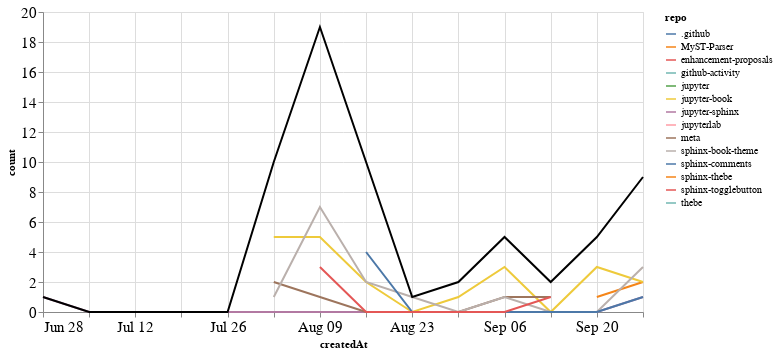

Write notebook code for a chart like this one.
### Markdown cell above
## PRs

### Code cell
prs_time = prs.groupby('repo').resample('W', on='createdAt').count()['author'].reset_index()
prs_time = prs_time.rename(columns={'author': 'count'})
prs_time_total = prs_time.groupby('createdAt').agg({"count": "sum"}).reset_index()

ch1 = alt.Chart(prs_time, width=600).mark_line().encode(
    x='createdAt',
    y='count',
    color='repo',
    tooltip="repo"
)

ch2 = alt.Chart(prs_time_total, width=600).mark_line(color="black").encode(
    x='createdAt',
    y='count',
)

ch1 + ch2

### Figure 1 — Vega-Lite specification as saved in the notebook (floating-point values rounded to 4 significant figures)
{"config": {"axisLeft": {"labelFontSize": 15}, "axisBottom": {"labelFontSize": 15}}, "layer": [{"data": {"name": "data-41668ef022133adc986f3b36deb0055d"}, "mark": "line", "encoding": {"color": {"type": "nominal", "field": "repo"}, "tooltip": {"type": "nominal", "field": "repo"}, "x": {"type": "temporal", "field": "createdAt"}, "y": {"type": "quantitative", "field": "count"}}, "width": 600}, {"data": {"name": "data-6683afe07dae7700b5633f5e575bdd98"}, "mark": {"type": "line", "color": "black"}, "encoding": {"x": {"type": "temporal", "field": "createdAt"}, "y": {"type": "quantitative", "field": "count"}}, "width": 600}], "$schema": "https://vega.github.io/schema/vega-lite/v4.8.1.json", "datasets": {"data-41668ef022133adc986f3b36deb0055d": [{"repo": ".github", "createdAt": "2020-08-02T00:00:00", "count": 2}, {"repo": "MyST-Parser", "createdAt": "2020-09-20T00:00:00", "count": 1}, {"repo": "MyST-Parser", "createdAt": "2020-09-27T00:00:00", "count": 2}, {"repo": "enhancement-proposals", "createdAt": "2020-08-30T00:00:00", "count": 1}, {"repo": "github-activity", "createdAt": "2020-08-09T00:00:00", "count": 2}, {"repo": "jupyter", "createdAt": "2020-09-20T00:00:00", "count": 1}, {"repo": "jupyter-book", "createdAt": "2020-08-02T00:00:00", "count": 5}, {"repo": "jupyter-book", "createdAt": "2020-08-09T00:00:00", "count": 5}, {"repo": "jupyter-book", "createdAt": "2020-08-16T00:00:00", "count": 2}, {"repo": "jupyter-book", "createdAt": "2020-08-23T00:00:00", "count": 0}, {"repo": "jupyter-book", "createdAt": "2020-08-30T00:00:00", "count": 1}, {"repo": "jupyter-book", "createdAt": "2020-09-06T00:00:00", "count": 3}, {"repo": "jupyter-book", "createdAt": "2020-09-13T00:00:00", "count": 0}, {"repo": "jupyter-book", "createdAt": "2020-09-20T00:00:00", "count": 3}, {"repo": "jupyter-book", "createdAt": "2020-09-27T00:00:00", "count": 2}, {"repo": "jupyter-sphinx", "createdAt": "2020-06-28T00:00:00", "count": 1}, {"repo": "jupyter-sphinx", "createdAt": "2020-07-05T00:00:00", "count": 0}, {"repo": "jupyter-sphinx", "createdAt": "2020-07-12T00:00:00", "count": 0}, {"repo": "jupyter-sphinx", "createdAt": "2020-07-19T00:00:00", "count": 0}, {"repo": "jupyter-sphinx", "createdAt": "2020-07-26T00:00:00", "count": 0}, {"repo": "jupyter-sphinx", "createdAt": "2020-08-02T00:00:00", "count": 0}, {"repo": "jupyter-sphinx", "createdAt": "2020-08-09T00:00:00", "count": 0}, {"repo": "jupyter-sphinx", "createdAt": "2020-08-16T00:00:00", "count": 0}, {"repo": "jupyter-sphinx", "createdAt": "2020-08-23T00:00:00", "count": 0}, {"repo": "jupyter-sphinx", "createdAt": "2020-08-30T00:00:00", "count": 0}, {"repo": "jupyter-sphinx", "createdAt": "2020-09-06T00:00:00", "count": 0}, {"repo": "jupyter-sphinx", "createdAt": "2020-09-13T00:00:00", "count": 0}, {"repo": "jupyter-sphinx", "createdAt": "2020-09-20T00:00:00", "count": 0}, {"repo": "jupyter-sphinx", "createdAt": "2020-09-27T00:00:00", "count": 1}, {"repo": "jupyterlab", "createdAt": "2020-08-09T00:00:00", "count": 1}, {"repo": "meta", "createdAt": "2020-08-02T00:00:00", "count": 2}, {"repo": "meta", "createdAt": "2020-08-09T00:00:00", "count": 1}, {"repo": "meta", "createdAt": "2020-08-16T00:00:00", "count": 0}, {"repo": "meta", "createdAt": "2020-08-23T00:00:00", "count": 0}, {"repo": "meta", "createdAt": "2020-08-30T00:00:00", "count": 0}, {"repo": "meta", "createdAt": "2020-09-06T00:00:00", "count": 1}, {"repo": "meta", "createdAt": "2020-09-13T00:00:00", "count": 1}, {"repo": "sphinx-book-theme", "createdAt": "2020-08-02T00:00:00", "count": 1}, {"repo": "sphinx-book-theme", "createdAt": "2020-08-09T00:00:00", "count": 7}, {"repo": "sphinx-book-theme", "createdAt": "2020-08-16T00:00:00", "count": 2}, {"repo": "sphinx-book-theme", "createdAt": "2020-08-23T00:00:00", "count": 1}, {"repo": "sphinx-book-theme", "createdAt": "2020-08-30T00:00:00", "count": 0}, {"repo": "sphinx-book-theme", "createdAt": "2020-09-06T00:00:00", "count": 1}, {"repo": "sphinx-book-theme", "createdAt": "2020-09-13T00:00:00", "count": 0}, {"repo": "sphinx-book-theme", "createdAt": "2020-09-20T00:00:00", "count": 0}, {"repo": "sphinx-book-theme", "createdAt": "2020-09-27T00:00:00", "count": 3}, {"repo": "sphinx-comments", "createdAt": "2020-08-16T00:00:00", "count": 4}, {"repo": "sphinx-comments", "createdAt": "2020-08-23T00:00:00", "count": 0}, {"repo": "sphinx-comments", "createdAt": "2020-08-30T00:00:00", "count": 0}, {"repo": "sphinx-comments", "createdAt": "2020-09-06T00:00:00", "count": 0}, {"repo": "sphinx-comments", "createdAt": "2020-09-13T00:00:00", "count": 0}, {"repo": "sphinx-comments", "createdAt": "2020-09-20T00:00:00", "count": 0}, {"repo": "sphinx-comments", "createdAt": "2020-09-27T00:00:00", "count": 1}, {"repo": "sphinx-thebe", "createdAt": "2020-08-16T00:00:00", "count": 1}, {"repo": "sphinx-togglebutton", "createdAt": "2020-08-09T00:00:00", "count": 3}, {"repo": "sphinx-togglebutton", "createdAt": "2020-08-16T00:00:00", "count": 0}, {"repo": "sphinx-togglebutton", "createdAt": "2020-08-23T00:00:00", "count": 0}, {"repo": "sphinx-togglebutton", "createdAt": "2020-08-30T00:00:00", "count": 0}, {"repo": "sphinx-togglebutton", "createdAt": "2020-09-06T00:00:00", "count": 0}, {"repo": "sphinx-togglebutton", "createdAt": "2020-09-13T00:00:00", "count": 1}, {"repo": "thebe", "createdAt": "2020-08-16T00:00:00", "count": 1}], "data-6683afe07dae7700b5633f5e575bdd98": [{"createdAt": "2020-06-28T00:00:00", "count": 1}, {"createdAt": "2020-07-05T00:00:00", "count": 0}, {"createdAt": "2020-07-12T00:00:00", "count": 0}, {"createdAt": "2020-07-19T00:00:00", "count": 0}, {"createdAt": "2020-07-26T00:00:00", "count": 0}, {"createdAt": "2020-08-02T00:00:00", "count": 10}, {"createdAt": "2020-08-09T00:00:00", "count": 19}, {"createdAt": "2020-08-16T00:00:00", "count": 10}, {"createdAt": "2020-08-23T00:00:00", "count": 1}, {"createdAt": "2020-08-30T00:00:00", "count": 2}, {"createdAt": "2020-09-06T00:00:00", "count": 5}, {"createdAt": "2020-09-13T00:00:00", "count": 2}, {"createdAt": "2020-09-20T00:00:00", "count": 5}, {"createdAt": "2020-09-27T00:00:00", "count": 9}]}}
